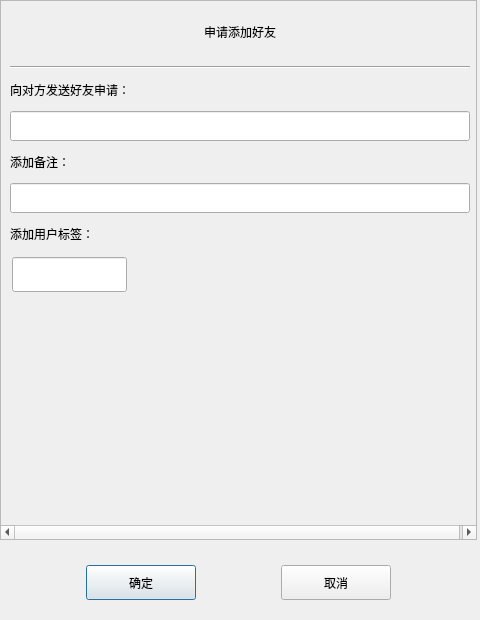
<?xml version="1.0" encoding="UTF-8"?>
<ui version="4.0">
 <class>ApplyFriend</class>
 <widget class="QDialog" name="ApplyFriend">
  <property name="geometry">
   <rect>
    <x>0</x>
    <y>0</y>
    <width>480</width>
    <height>620</height>
   </rect>
  </property>
  <property name="minimumSize">
   <size>
    <width>480</width>
    <height>620</height>
   </size>
  </property>
  <property name="maximumSize">
   <size>
    <width>16777215</width>
    <height>620</height>
   </size>
  </property>
  <property name="windowTitle">
   <string>Dialog</string>
  </property>
  <layout class="QVBoxLayout" name="verticalLayout">
   <property name="spacing">
    <number>0</number>
   </property>
   <property name="leftMargin">
    <number>0</number>
   </property>
   <property name="topMargin">
    <number>0</number>
   </property>
   <property name="rightMargin">
    <number>3</number>
   </property>
   <property name="bottomMargin">
    <number>0</number>
   </property>
   <item>
    <widget class="QScrollArea" name="scrollArea">
     <property name="minimumSize">
      <size>
       <width>0</width>
       <height>540</height>
      </size>
     </property>
     <property name="maximumSize">
      <size>
       <width>16777215</width>
       <height>540</height>
      </size>
     </property>
     <property name="widgetResizable">
      <bool>true</bool>
     </property>
     <property name="alignment">
      <set>Qt::AlignLeading|Qt::AlignLeft|Qt::AlignTop</set>
     </property>
     <widget class="QWidget" name="scrollcontent">
      <property name="geometry">
       <rect>
        <x>0</x>
        <y>0</y>
        <width>475</width>
        <height>520</height>
       </rect>
      </property>
      <property name="minimumSize">
       <size>
        <width>0</width>
        <height>520</height>
       </size>
      </property>
      <property name="maximumSize">
       <size>
        <width>16777215</width>
        <height>520</height>
       </size>
      </property>
      <layout class="QVBoxLayout" name="verticalLayout_2">
       <property name="spacing">
        <number>0</number>
       </property>
       <property name="leftMargin">
        <number>0</number>
       </property>
       <property name="topMargin">
        <number>6</number>
       </property>
       <property name="rightMargin">
        <number>0</number>
       </property>
       <property name="bottomMargin">
        <number>0</number>
       </property>
       <item>
        <widget class="QLabel" name="apply_lb">
         <property name="minimumSize">
          <size>
           <width>0</width>
           <height>50</height>
          </size>
         </property>
         <property name="maximumSize">
          <size>
           <width>16777215</width>
           <height>50</height>
          </size>
         </property>
         <property name="text">
          <string>申请添加好友</string>
         </property>
         <property name="alignment">
          <set>Qt::AlignCenter</set>
         </property>
        </widget>
       </item>
       <item>
        <widget class="QWidget" name="apply_wid" native="true">
         <layout class="QVBoxLayout" name="verticalLayout_3">
          <item>
           <widget class="Line" name="line">
            <property name="orientation">
             <enum>Qt::Horizontal</enum>
            </property>
           </widget>
          </item>
          <item>
           <widget class="QLabel" name="label">
            <property name="minimumSize">
             <size>
              <width>0</width>
              <height>30</height>
             </size>
            </property>
            <property name="maximumSize">
             <size>
              <width>16777215</width>
              <height>30</height>
             </size>
            </property>
            <property name="text">
             <string>向对方发送好友申请：</string>
            </property>
           </widget>
          </item>
          <item>
           <widget class="CustomizeEdit" name="name_ed">
            <property name="minimumSize">
             <size>
              <width>460</width>
              <height>30</height>
             </size>
            </property>
            <property name="maximumSize">
             <size>
              <width>460</width>
              <height>30</height>
             </size>
            </property>
           </widget>
          </item>
          <item>
           <widget class="QLabel" name="label_2">
            <property name="minimumSize">
             <size>
              <width>0</width>
              <height>30</height>
             </size>
            </property>
            <property name="maximumSize">
             <size>
              <width>16777215</width>
              <height>30</height>
             </size>
            </property>
            <property name="text">
             <string>添加备注：</string>
            </property>
           </widget>
          </item>
          <item>
           <widget class="CustomizeEdit" name="back_ed">
            <property name="minimumSize">
             <size>
              <width>460</width>
              <height>30</height>
             </size>
            </property>
            <property name="maximumSize">
             <size>
              <width>460</width>
              <height>30</height>
             </size>
            </property>
           </widget>
          </item>
          <item>
           <widget class="QLabel" name="label_3">
            <property name="minimumSize">
             <size>
              <width>0</width>
              <height>30</height>
             </size>
            </property>
            <property name="maximumSize">
             <size>
              <width>16777215</width>
              <height>30</height>
             </size>
            </property>
            <property name="text">
             <string>添加用户标签：</string>
            </property>
           </widget>
          </item>
          <item>
           <widget class="QWidget" name="lb_group_wid" native="true">
            <layout class="QVBoxLayout">
             <property name="spacing">
              <number>0</number>
             </property>
             <property name="leftMargin">
              <number>0</number>
             </property>
             <property name="topMargin">
              <number>0</number>
             </property>
             <property name="rightMargin">
              <number>0</number>
             </property>
             <property name="bottomMargin">
              <number>33</number>
             </property>
             <item>
              <widget class="QWidget" name="gridWidget" native="true">
               <property name="sizePolicy">
                <sizepolicy hsizetype="Preferred" vsizetype="Preferred">
                 <horstretch>0</horstretch>
                 <verstretch>0</verstretch>
                </sizepolicy>
               </property>
               <property name="minimumSize">
                <size>
                 <width>0</width>
                 <height>0</height>
                </size>
               </property>
               <widget class="CustomizeEdit" name="lb_ed">
                <property name="geometry">
                 <rect>
                  <x>2</x>
                  <y>2</y>
                  <width>115</width>
                  <height>35</height>
                 </rect>
                </property>
                <property name="sizePolicy">
                 <sizepolicy hsizetype="Preferred" vsizetype="Preferred">
                  <horstretch>0</horstretch>
                  <verstretch>0</verstretch>
                 </sizepolicy>
                </property>
                <property name="minimumSize">
                 <size>
                  <width>0</width>
                  <height>35</height>
                 </size>
                </property>
                <property name="maximumSize">
                 <size>
                  <width>16777215</width>
                  <height>35</height>
                 </size>
                </property>
                <property name="alignment">
                 <set>Qt::AlignLeading|Qt::AlignLeft|Qt::AlignTop</set>
                </property>
               </widget>
              </widget>
             </item>
             <item>
              <widget class="QWidget" name="input_tip_wid" native="true">
               <layout class="QVBoxLayout" name="verticalLayout_5">
                <property name="leftMargin">
                 <number>0</number>
                </property>
                <property name="topMargin">
                 <number>0</number>
                </property>
                <property name="rightMargin">
                 <number>0</number>
                </property>
                <property name="bottomMargin">
                 <number>0</number>
                </property>
                <item>
                 <widget class="ClickOnceLabel" name="tip_lb">
                  <property name="text">
                   <string/>
                  </property>
                  <property name="alignment">
                   <set>Qt::AlignLeading|Qt::AlignLeft|Qt::AlignTop</set>
                  </property>
                 </widget>
                </item>
               </layout>
              </widget>
             </item>
            </layout>
           </widget>
          </item>
          <item>
           <widget class="QWidget" name="widget" native="true">
            <property name="minimumSize">
             <size>
              <width>0</width>
              <height>0</height>
             </size>
            </property>
            <layout class="QHBoxLayout" name="horizontalLayout_2">
             <property name="spacing">
              <number>0</number>
             </property>
             <property name="leftMargin">
              <number>0</number>
             </property>
             <property name="topMargin">
              <number>0</number>
             </property>
             <property name="rightMargin">
              <number>0</number>
             </property>
             <property name="bottomMargin">
              <number>0</number>
             </property>
             <item>
              <widget class="QWidget" name="lb_list" native="true">
               <property name="minimumSize">
                <size>
                 <width>420</width>
                 <height>60</height>
                </size>
               </property>
              </widget>
             </item>
             <item>
              <widget class="QWidget" name="more_lb_wid" native="true">
               <property name="minimumSize">
                <size>
                 <width>40</width>
                 <height>0</height>
                </size>
               </property>
               <property name="maximumSize">
                <size>
                 <width>40</width>
                 <height>16777215</height>
                </size>
               </property>
               <layout class="QGridLayout" name="gridLayout">
                <item row="0" column="0">
                 <widget class="ClickOnceLabel" name="more_lb">
                  <property name="minimumSize">
                   <size>
                    <width>30</width>
                    <height>30</height>
                   </size>
                  </property>
                  <property name="maximumSize">
                   <size>
                    <width>30</width>
                    <height>30</height>
                   </size>
                  </property>
                  <property name="text">
                   <string/>
                  </property>
                  <property name="alignment">
                   <set>Qt::AlignBottom|Qt::AlignRight|Qt::AlignTrailing</set>
                  </property>
                 </widget>
                </item>
               </layout>
              </widget>
             </item>
            </layout>
           </widget>
          </item>
         </layout>
        </widget>
       </item>
      </layout>
     </widget>
    </widget>
   </item>
   <item>
    <spacer name="verticalSpacer">
     <property name="orientation">
      <enum>Qt::Vertical</enum>
     </property>
     <property name="sizeType">
      <enum>QSizePolicy::Fixed</enum>
     </property>
     <property name="sizeHint" stdset="0">
      <size>
       <width>20</width>
       <height>10</height>
      </size>
     </property>
    </spacer>
   </item>
   <item>
    <widget class="QWidget" name="apply_sure_wid" native="true">
     <property name="minimumSize">
      <size>
       <width>0</width>
       <height>65</height>
      </size>
     </property>
     <property name="maximumSize">
      <size>
       <width>16777215</width>
       <height>65</height>
      </size>
     </property>
     <layout class="QHBoxLayout" name="horizontalLayout">
      <property name="spacing">
       <number>0</number>
      </property>
      <property name="leftMargin">
       <number>0</number>
      </property>
      <property name="topMargin">
       <number>0</number>
      </property>
      <property name="rightMargin">
       <number>0</number>
      </property>
      <property name="bottomMargin">
       <number>0</number>
      </property>
      <item>
       <spacer name="horizontalSpacer">
        <property name="orientation">
         <enum>Qt::Horizontal</enum>
        </property>
        <property name="sizeHint" stdset="0">
         <size>
          <width>64</width>
          <height>20</height>
         </size>
        </property>
       </spacer>
      </item>
      <item>
       <widget class="ClickBtn" name="sure_btn">
        <property name="minimumSize">
         <size>
          <width>110</width>
          <height>35</height>
         </size>
        </property>
        <property name="maximumSize">
         <size>
          <width>110</width>
          <height>35</height>
         </size>
        </property>
        <property name="text">
         <string>确定</string>
        </property>
       </widget>
      </item>
      <item>
       <spacer name="horizontalSpacer_2">
        <property name="orientation">
         <enum>Qt::Horizontal</enum>
        </property>
        <property name="sizeHint" stdset="0">
         <size>
          <width>65</width>
          <height>20</height>
         </size>
        </property>
       </spacer>
      </item>
      <item>
       <widget class="ClickBtn" name="cancel_btn">
        <property name="minimumSize">
         <size>
          <width>110</width>
          <height>35</height>
         </size>
        </property>
        <property name="maximumSize">
         <size>
          <width>110</width>
          <height>35</height>
         </size>
        </property>
        <property name="text">
         <string>取消</string>
        </property>
       </widget>
      </item>
      <item>
       <spacer name="horizontalSpacer_3">
        <property name="orientation">
         <enum>Qt::Horizontal</enum>
        </property>
        <property name="sizeHint" stdset="0">
         <size>
          <width>64</width>
          <height>20</height>
         </size>
        </property>
       </spacer>
      </item>
     </layout>
    </widget>
   </item>
   <item>
    <spacer name="verticalSpacer_2">
     <property name="orientation">
      <enum>Qt::Vertical</enum>
     </property>
     <property name="sizeHint" stdset="0">
      <size>
       <width>20</width>
       <height>40</height>
      </size>
     </property>
    </spacer>
   </item>
  </layout>
 </widget>
 <customwidgets>
  <customwidget>
   <class>ClickBtn</class>
   <extends>QPushButton</extends>
   <header location="global">clickbtn.h</header>
  </customwidget>
  <customwidget>
   <class>CustomizeEdit</class>
   <extends>QLineEdit</extends>
   <header location="global">customizeedit.h</header>
  </customwidget>
  <customwidget>
   <class>ClickOnceLabel</class>
   <extends>QLabel</extends>
   <header location="global">clickoncelabel.h</header>
  </customwidget>
 </customwidgets>
 <resources/>
 <connections/>
</ui>
